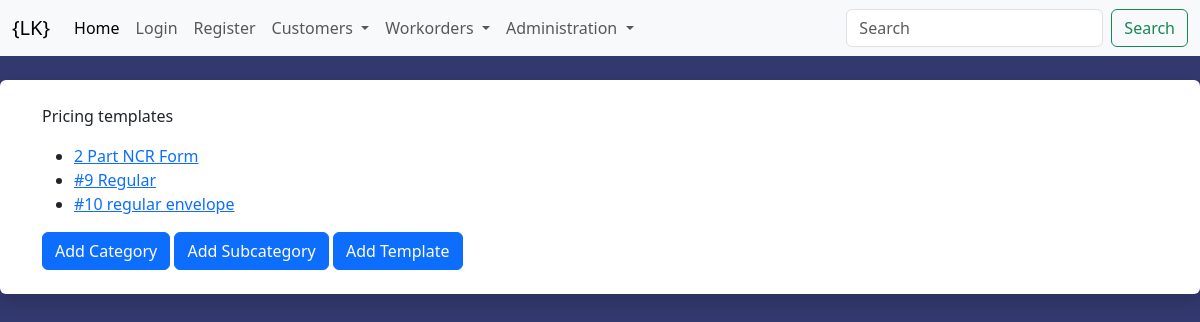
Page /pricesheet/templates/ on the committed database.
### pricesheet/models.py (models this page shows, shortened)
class PriceSheet(models.Model):
    category = models.ForeignKey(Category, blank=False, null=True, on_delete=models.CASCADE)
    subcategory = models.ForeignKey(SubCategory, blank=True, null=True, on_delete=models.SET_NULL)
    name = models.CharField('Name', max_length=100, blank=False, null=False)
    description = models.CharField('Job Description', max_length=100, blank=True, null=True)
    set_per_book = models.PositiveIntegerField('# of sets / books/ pieces', blank=True, null=True)
    pages_per_book = models.PositiveBigIntegerField('Pages per Book', blank=True, null=True)
    qty_of_sheets = models.CharField('Qty of Sheets', max_length=10, blank=True, null=True)
    original_size = models.CharField('Original Size', max_length=100, blank=True, null=True)
    press_size = models.CharField('Press Size', max_length=100, blank=True, null=True)
    press_size_per_parent = models.CharField('Press sheets / Parent', max_length=100, blank=True, null=True)
    flat_size = models.CharField('Flat Size', max_length=100, blank=True, null=True)
    finished_size = models.CharField('Finished Size', max_length=100, blank=True, null=True)
    gangup = models.PositiveBigIntegerField('Gangup', blank=True, null=True)
    overage = models.PositiveBigIntegerField('Overage', blank=True, null=True)
    output_per_sheet = models.CharField('Output per Parent Sheet', max_length=10, blank=True, null=True)
    parent_sheets_required = models.CharField('Parent Sheets Required', max_length=10, blank=True, null=True)
    side_1_clicks = models.CharField('Side 1 Clicks', max_length=100, blank=True, null=True)
    side_2_clicks = models.CharField('Side 2 Clicks', max_length=100, blank=True, null=True)
    paper_stock = models.ForeignKey(PaperStock, blank=True, null=True, on_delete=models.DO_NOTHING)
    price_per_m = models.CharField('Paper Stock Price per M', max_length=100, blank=True, null=True)
    step_workorder_price = models.CharField('Create Workorder', max_length=12, blank=True, null=True)
    step_reclaim_artwork_price = models.CharField('Reclaim Artwork', max_length=12, blank=True, null=True)
    step_send_to_press_price = models.CharField('Send to Press', max_length=12, blank=True, null=True)
    step_send_mailmerge_to_press_price = models.CharField('Send Mailmerge to press', max_length=12, blank=True, null=True)
    mailmerge_qty = models.CharField('Mailmerge Qty', max_length=12, blank=True, null=True)
    mailmerge_price_per_piece = models.CharField('Mailmerge Price/Piece', max_length=12, blank=True, null=True)
    step_print_mailmerge_price = models.CharField('Mailmerge', max_length=12, blank=True, null=True)
    material_cost = models.CharField('Material Cost', max_length=12, blank=True, null=True)
    material_markup_percentage = models.CharField('Material Markup Percent', max_length=12, blank=True, null=True)
    material_markup = models.CharField('Material Markup Amount', max_length=12, blank=True, null=True)
    step_wear_and_tear_price = models.CharField('Wear and Tear', max_length=12, blank=True, null=True)
    step_print_cost_side_1 = models.CharField('Side 1 Price / Click', max_length=12, blank=True, null=True)
    step_print_cost_side_1_price = models.CharField('Print Cost Side 1', max_length=12, blank=True, null=True)
    step_print_cost_side_2 = models.CharField('Side 2 Price / Click', max_length=12, blank=True, null=True)
    step_print_cost_side_2_price = models.CharField('Printing Cost Side 1', max_length=12, blank=True, null=True)
    step_trim_to_size_price = models.CharField('Trim to Size', max_length=12, blank=True, null=True)
    step_NCR_compound_price = models.CharField('NCR Compound', max_length=12, blank=True, null=True)
    step_white_compound_price = models.CharField('White Compound', max_length=12, blank=True, null=True)
    step_set_to_perf_price = models.CharField('Set to Perf', max_length=12, blank=True, null=True)
    perf_price_per_piece = models.CharField('Price per Piece to Perf', max_length=12, blank=True, null=True)
    perf_number_of_pieces = models.CharField('Pieces to Perf', max_length=12, blank=True, null=True)
    step_perf_price = models.CharField('Cost to Perf', max_length=12, blank=True, null=True)
    step_set_to_number_price = models.CharField('Set to Number', max_length=12, blank=True, null=True)
    number_price_to_number = models.CharField('Price / Piece to Number', max_length=12, blank=True, null=True)
    number_number_of_pieces = models.CharField('Pieces to Number', max_length=12, blank=True, null=True)
    step_number_price = models.CharField('Cost to Number', max_length=12, blank=True, null=True)
    step_insert_frontback_cover_price = models.CharField('Insert Front / Back Cover', max_length=12, blank=True, null=True)
    step_set_to_drill_price = models.CharField('Set to Drill', max_length=12, blank=True, null=True)
    step_drill_price = models.CharField('Drill', max_length=12, blank=True, null=True)
    step_set_to_staple_price = models.CharField('Set to Staple', max_length=12, blank=True, null=True)
    staple_price_per_staple = models.CharField('Price per staple', max_length=12, blank=True, null=True)
    staple_staples_per_piece = models.CharField('Staples per piece', max_length=12, blank=True, null=True)
    staple_number_of_pieces = models.CharField('Number of pieces', max_length=12, blank=True, null=True)
    step_staple_price = models.CharField('Cost to Staple', max_length=12, blank=True, null=True)
    step_insert_wrap_around_price = models.CharField('Insert Wrap Around', max_length=12, blank=True, null=True)
    step_insert_chip_divider_price = models.CharField('Insert Chip Divider', max_length=12, blank=True, null=True)
    step_set_folder_price = models.CharField('Set Folder', max_length=12, blank=True, null=True)
    fold_price_per_fold = models.CharField('Price / Fold', max_length=12, blank=True, null=True)
    fold_number_to_fold = models.CharField('Pieces to Fold', max_length=12, blank=True, null=True)
    step_fold_price = models.CharField('Cost to Fold', max_length=12, blank=True, null=True)
    tabs_price_per_tab = models.CharField('Price / Tab', max_length=12, blank=True, null=True)
    tabs_per_piece = models.CharField('Tabs / Piece', max_length=12, blank=True, null=True)
    tabs_number_of_pieces = models.CharField('Number of Pieces', max_length=12, blank=True, null=True)
    step_tab_price = models.CharField('Cost to Tab for Mailing', max_length=12, blank=True, null=True)
    misc1_description = models.CharField('Misc extra 1 description', max_length=50, blank=True, null=True)
    misc1_price = models.CharField('Misc extra 1 price', max_length=50, blank=True, null=True)
    misc2_description = models.CharField('Misc extra 2 description', max_length=50, blank=True, null=True)
    misc2_price = models.CharField('Misc extra 2 price', max_length=50, blank=True, null=True)
    misc3_description = models.CharField('Misc extra 3 description', max_length=50, blank=True, null=True)
    misc3_price = models.CharField('Misc extra 3 price', max_length=50, blank=True, null=True)
    misc4_description = models.CharField('Misc extra 4 description', max_length=50, blank=True, null=True)
    misc4_price = models.CharField('Misc extra 4 price', max_length=50, blank=True, null=True)
    step_bulk_mail_tray_sort_paperwork_price = models.CharField('Prepare Bulk Mailing', max_length=12, blank=True, null=True)
    step_id_count_price = models.CharField('ID / Count', max_length=12, blank=True, null=True)
    step_count_package_price = models.CharField('Count / Package', max_length=12, blank=True, null=True)
    step_delivery_price = models.CharField('Delivery', max_length=12, blank=True, null=True)
    step_packing_slip_price = models.CharField('Packing Slip', max_length=12, blank=True, null=True)
    price_total = models.CharField('Total Price', max_length=10, blank=True, null=True)
    price_total_per_m =models.CharField('Price / M', max_length=10, blank=True, null=True)
    dateentered = models.DateTimeField(auto_now_add=True, blank=False, null=False)
    def get_absolute_url(self):
        return reverse("pricesheet:template", kwargs={"id": self.id})

### pricesheet/views.py (the view)
# urls.py: path('templates/', views.template_list, name='template_list'),
def template_list(request):
    template = PriceSheet.objects.all().order_by('-category', '-name')
    context = {
        'template': template,
    }
    return render(request, 'pricesheet/list.html', context)

### templates/pricesheet/list.html (shortened to what this page needs)
{% extends "base.html" %}
{% load crispy_forms_tags %}
{% block content %}
Pricing templates
<p>
<p><ul>
    {% for x in  template %}
    <li><a href='{{ x.get_absolute_url }}'>{{ x.name }}</a></li>
    {% endfor %}
    </ul></p>
    <button hx-get="{% url 'pricesheet:add_category' %}" hx-target="#dialog" class="btn btn-primary">
        Add Category
        </button>
    <button hx-get="{% url 'pricesheet:add_subcategory' %}" hx-target="#dialog" class="btn btn-primary">
        Add Subcategory
        </button>
    <button hx-get="{% url 'pricesheet:add_template' %}" hx-target="#dialog" class="btn btn-primary">
      Add Template
      </button>
{% endblock content %}

### templates/base.html (style rules this page uses)
body { background: #32396e; }

### rows in the picture
PriceSheet: name "2 Part NCR Form"
PriceSheet: name "#9 Regular"
PriceSheet: name "#10 regular envelope"
